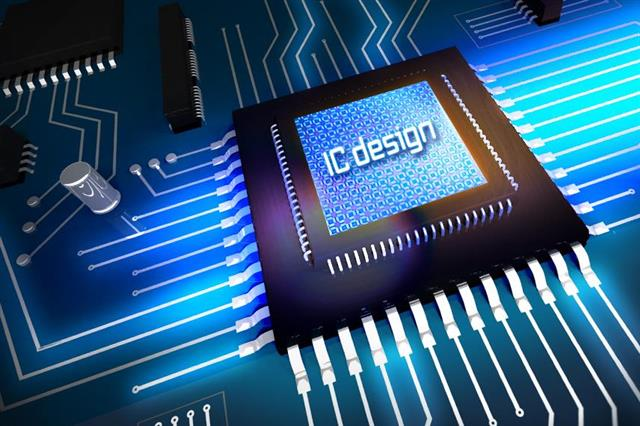
#> input picture Filter in space domain/circuit.jpg, 640 x 426 px, found by its file name
$ python color_image.py
#> lines starting #> are read from the running program, lines starting #| are printed output that depends on the picture
import cv2
import math
import numpy as np

def sample():
    image = cv2.imread('D:\Python_CV\circuit.jpg')
#> image is the input picture: shape (426, 640, 3); mean B, G, R 125.5, 89.5, 45.9
    height = image.shape[0]
#> height = 426
    width = image.shape[1]
#> width = 640
    newImg = np.zeros([height, width, 3], dtype=np.uint8)
    fre = 2
    for i in range(0, height, fre):
        for j in range(0, width, fre):
            for k in range(0, 3):
                sum = 0
                cnt = 0
                for x in range(0, fre):
                    for y in range(0, fre):
                        if i+x < height and j+y < width:
                            sum += image[i+x][j+y][k]
                            cnt += 1
                    for x in range(0, fre):
                        for y in range(0, fre):
                            if i+x < height and j+y < width:
                                newImg[i+x][j+y][k] = sum // cnt
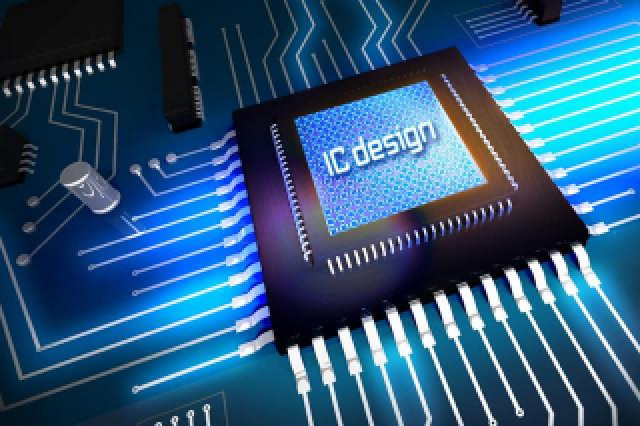
#> newImg: shape (426, 640, 3); mean B, G, R 125.1, 89.2, 45.6

    cv2.imshow('Init image', image)
    cv2.imshow('Image', newImg)
    cv2.waitKey(0)

def quantization():
    image = cv2.imread('D:\Python_CV\circuit.jpg')

    Img1 = image // 2 * 2
    Img2 = image // 4 * 4
    Img3 = image // 8 * 8
    Img4 = image // 16 * 16
    Img5 = image // 32 * 32
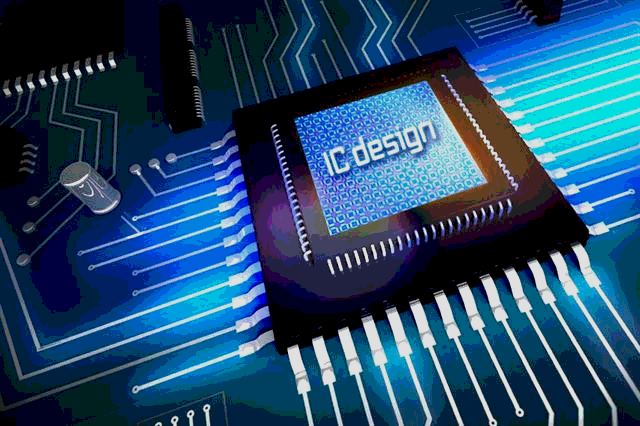
#> Img5: shape (426, 640, 3); mean B, G, R 107.8, 74.3, 34.7
    Img6 = image // 64 * 64
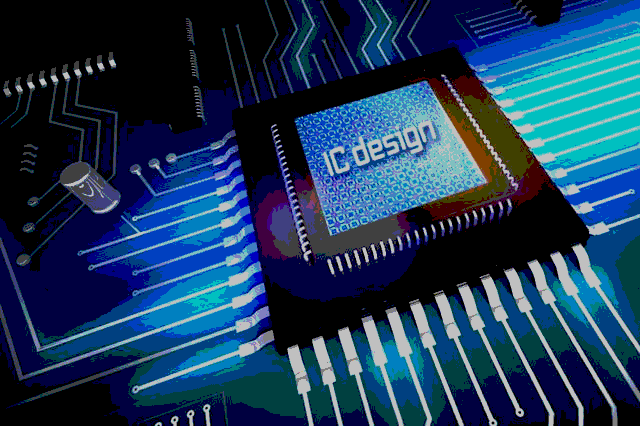
#> Img6: shape (426, 640, 3); mean B, G, R 89.3, 58.1, 27.8
    Img7 = (image // 128) * 255
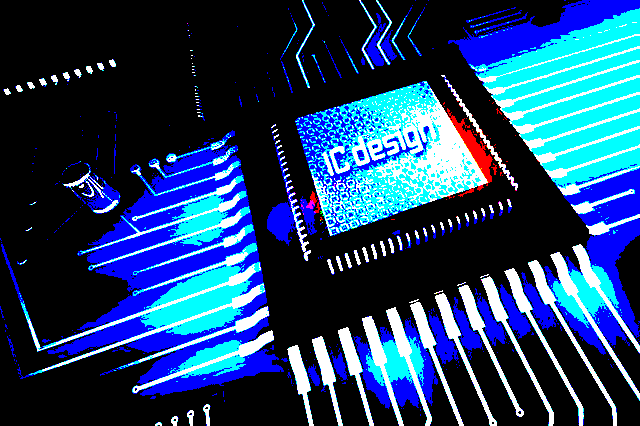
#> Img7: shape (426, 640, 3); mean B, G, R 104.7, 64.1, 31.3

    cv2.imshow("Image 8bit", image)
    cv2.imshow("Image 7bit", Img1)
    cv2.imshow("Image 6bit", Img2)
    cv2.imshow("Image 5bit", Img3)
    cv2.imshow("Image 4bit", Img4)
    cv2.imshow("Image 3bit", Img5)
    cv2.imshow("Image 2bit", Img6)
    cv2.imshow("Image 1bit", Img7)
    cv2.waitKey(0)

sample()
quantization()
